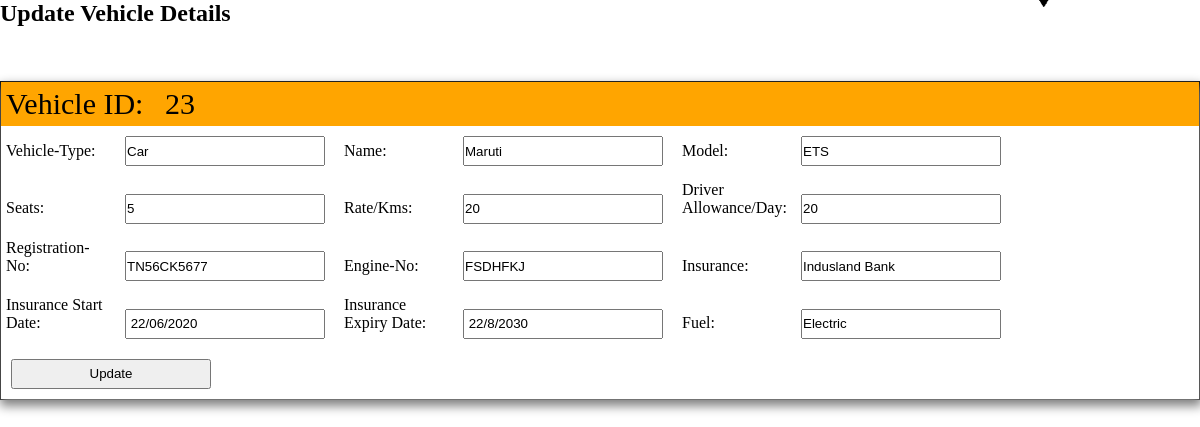
Page /update_vehicle.php?id=23 on the committed database.
### tables this page shows
CREATE TABLE `car_register` (
  `id` int(11) NOT NULL AUTO_INCREMENT,
  `Pic` varchar(255) DEFAULT NULL,
  `vehicle_type` varchar(255) DEFAULT NULL,
  `Name` varchar(255) DEFAULT NULL,
  `Model` varchar(255) DEFAULT NULL,
  `Seats` varchar(255) DEFAULT NULL,
  `Rate` varchar(255) DEFAULT NULL,
  `Driver` varchar(255) DEFAULT NULL,
  `Registration_No` varchar(255) DEFAULT NULL,
  `Engine_No` varchar(255) DEFAULT NULL,
  `Insurance` varchar(255) DEFAULT NULL,
  `Insurance_Start` varchar(255) DEFAULT NULL,
  `Insurance_Expiry` varchar(255) DEFAULT NULL,
  `Fuel` varchar(255) DEFAULT NULL,
  PRIMARY KEY (`id`)
);

### update_vehicle.php (the view, shortened to what this page needs)
<!DOCTYPE html>
<html>
<head>
</head>
<body>
				<div class="update">
				<h2>Update Vehicle Details </h2>
				<img id="down" src="images/arr.png">
			</div>
				<div class="updatediv">
						<div class="updatediv_content">
							<div class="update_head">
								<?php
								include 'connection.php';
								$UpdateId=$_GET['id'];
								$display_query="select *from car_register where id='$UpdateId'";
								$prepare_dis=mysqli_query($con,$display_query);
								$check=mysqli_fetch_array($prepare_dis);
								?>
								<label>Vehicle ID:</label>
								<span><?php echo $check['id'];?></span>
							</div>
						<form action="" method="post" enctype="multipart/form-data">
						<label>Vehicle-Type:</label>
							<input  name="update_type" value="<?php echo $check['vehicle_type'];?> ">
							<label>Name:</label>
							<input  name="update_name" value="<?php echo $check['Name'];?> ">
							<label>Model:</label>
							<input name="update_model"  value="<?php echo $check['Model'];?> "> <br>
							<label>Seats:</label>
							<input  name="update_seats" value="<?php echo $check['Seats'];?> ">
							<label>Rate/Kms:</label>
							<input  name="update_rate" value="<?php echo $check['Rate'];?> ">
							<label>Driver Allowance/Day:</label>
							<input  name="update_driver" value="<?php echo $check['Driver'];?> "> <br>
							<label>Registration-No:</label>
							<input  name="update_regno" value="<?php echo $check['Registration_No'];?> ">
							<label>Engine-No:</label>
							<input name="update_engno"  value="<?php echo $check['Engine_No'];?> ">
							<label>Insurance:</label>
							<input  name="update_ins" value="<?php echo $check['Insurance'];?> "> <br>
							<label>Insurance Start Date:</label>
							<input  name="update_ins_start" value="<?php echo $check['Insurance_Start'];?> ">
							<label>Insurance Expiry Date:</label>
							<input  name="update_ins_end" value="<?php echo $check['Insurance_Expiry'];?> ">
							<label>Fuel:</label>
							<input  name="update_fuel" value="<?php echo $check['Fuel'];?> ">
							<br>
							<input type="submit" name="update"value="Update" >
						</form>
						</div>
				</div>
</body>
</html>

### update_vehicle.php (style rules this page uses)
* { margin:0;padding:0;box-sizing: border-box; }
.updatediv input,select { display: inline-block; width:200px; margin:10px; height: 30px; }
.updatediv label { width:100px; display: inline-block; margin:5px; }
#down { height:50px; position: relative; bottom:60px; left:85%; transform: rotate(180deg); line-height: 90px; font-size: 50px; cursor: pointer; }
.updatediv { border:1px solid black; }
.updatediv_content { width:100%; box-shadow: 1px 5px 10px 2px grey; }
.update_head { background-color: orange; }
.update_head label,span { font-size: 30px; width:150px; }

### rows in the picture
car_register: id "23", update_type "Car", update_name "Maruti", update_model "ETS", update_seats "5", update_rate "20", update_driver "20", update_regno "TN56CK5677", update_engno "FSDHFKJ", update_ins "Indusland Bank", update_ins_start "22/06/2020", update_ins_end "22/8/2030", update_fuel "Electric"
